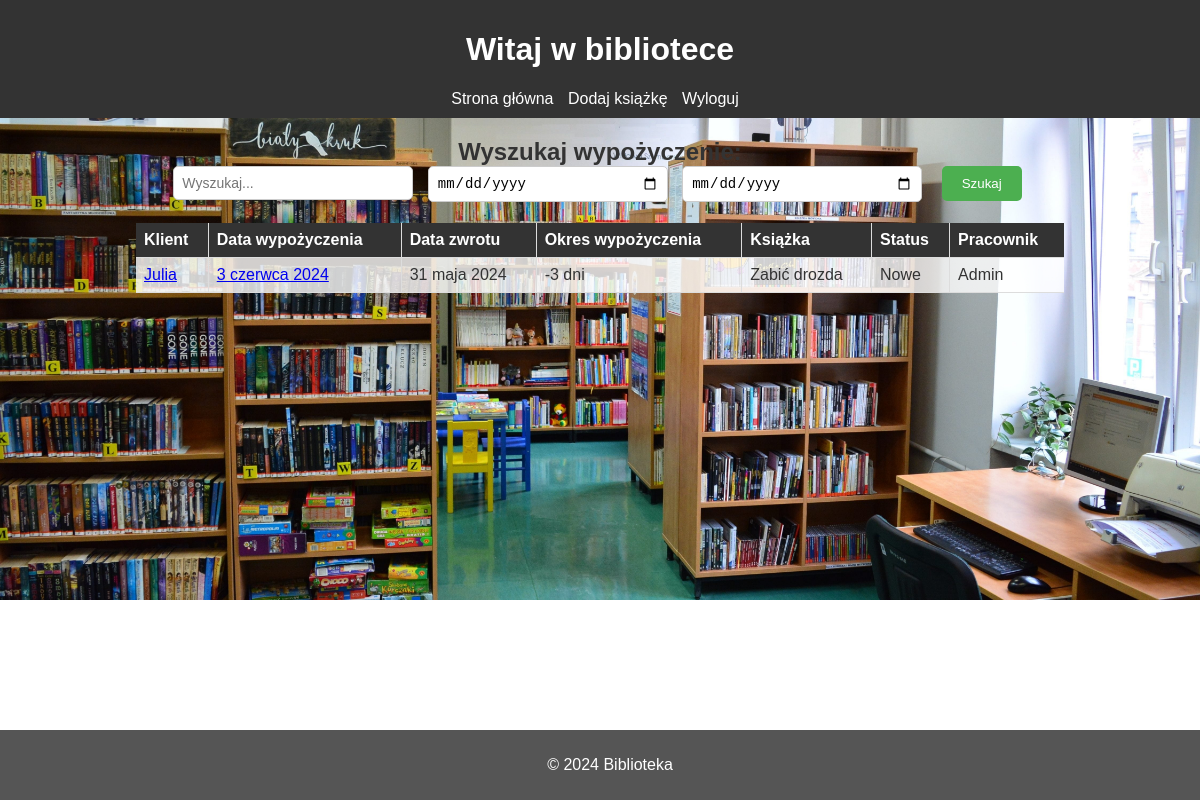
The page /rents (signed in) on the database its author committed.
### bibliotekarz/models.py (models this page shows, shortened)
class Wypozyczenia(models.Model):
    Stany =[
        ('Nowe','Nowe'),
        ('Przedłużone','Przedłużone'),
        ('Po terminie','Po terminie'),
        ('Zakończone','Zakończone')
    ]
    Data = models.DateField(null=False)
    Data_zwrotu = models.DateField(null=True, blank=True)
    Stan = models.CharField(choices=Stany, max_length=100)
    KsiazkaID = models.ForeignKey(Ksiazki, on_delete=models.CASCADE)
    PracownikID = models.ForeignKey(User, on_delete=models.CASCADE, related_name='pracownik')
    KlientID = models.ForeignKey(User, on_delete=models.CASCADE, related_name='klient')
    def get_rent_period(self):
        return self.Data_zwrotu - self.Data

class Ksiazki(models.Model):
    Stany = [
        ('Dostępna','Dostępna'),
        ('Wypożyczona','Wypozyczona')
    ]
    Tytul = models.CharField(max_length=100, null=False, unique=True)
    Autor = models.CharField(max_length=50, null=False)
    Gatunek = models.ForeignKey(Gatunki, on_delete=models.CASCADE)
    Liczba_stron = models.PositiveIntegerField()
    Wydawnictwo = models.CharField(max_length=50)
    Rok_wydania = models.PositiveIntegerField()
    Cena = models.DecimalField(decimal_places=2, null=False, validators=[positive_decimal], max_digits=5)
    Liczba_egzamplarzy = models.PositiveIntegerField()
    Liczba_dostepnych_egzemplarzy = models.PositiveIntegerField()
    Opis = models.CharField(max_length=1000)
    Stan = models.CharField(choices=Stany, max_length=20)
    Utworzone_przez = models.ForeignKey(User, on_delete=models.CASCADE)
    def __str__(self) -> str:
        return self.Tytul

### uzytkownicy/models.py (models this page shows, shortened)
class User(AbstractUser):
    choices = [(0, 'Męźczyzna'),
               (1, 'Kobieta')]
    Telefon = models.CharField(max_length=9,null=False, validators=[regex_telefon])
    Pesel = models.CharField(max_length=11, unique=True, null=False, validators=[regex_pesel, validate_pesel])
    Data_urodzenia = models.DateField(null = False)
    current_password = models.CharField(max_length=15, null=False, blank=False, validators=[password_validator])
    password_1 = models.CharField(max_length=15, null=False, blank=False, validators=[password_validator])
    password_2 = models.CharField(max_length=15, null=False, blank=False, validators=[password_validator])
    password_3 = models.CharField(max_length=15, null=False, blank=False, validators=[password_validator])
    passwords_attempts = models.IntegerField(default=0)
    Plec = models.IntegerField(choices=choices, null=False)
    Bibliotekarz = models.BooleanField(default = False)
    ManagerBiblioteki = models.BooleanField(default = False)
    utworzony = models.DateTimeField(auto_now_add=True)
    edytowany = models.DateTimeField(auto_now=True)
    is_deleted = models.BooleanField(default=False)
    is_password_changed = models.BooleanField(default=False)
    REQUIRED_FIELDS = ['Telefon', 'Pesel', 'Data_urodzenia', 'Plec']

### bibliotekarz/views.py (the view)
# urls.py: path('rents', viewsb.ListRentsView.as_view(), name='rents'),
class ListRentsView(HandleNoPermission, ListView):
    model = Wypozyczenia
    template_name = 'rents.html'
    context_object_name = 'rents'
    def test_func(self) -> bool | None:
        user = User.objects.get(id=self.request.user.id)
        if user.Bibliotekarz == True:
            return True
        elif user.ManagerBiblioteki == True:
            return True
        else:
            return False
    def get_queryset(self):
        query = self.request.GET.get('q')
        start = self.request.GET.get('start-date')
        end = self.request.GET.get('end-date')
        if query:
            rents = Wypozyczenia.objects.filter(Q(KlientID__username__icontains=query) |
                                            Q(PracownikID__username__icontains=query) |
                                            Q(Stan__icontains=query))
            return rents
        elif start and end:
            rents = Wypozyczenia.objects.filter(Data_zwrotu__gte=start, Data_zwrotu__lte=end)
            return rents
        else:
            rents = Wypozyczenia.objects.all()
            return rents

### bibliotekarz/templates/rents.html (shortened to what this page needs)
<!DOCTYPE html>
{% load static %}
<html lang="en">
<head>
</head>
<body>
    <header>
        <h1>Witaj w bibliotece</h1>
        <nav>
            <ul>
                <li><a href="{% url 'home' %}">Strona główna</a></li>
                <li><a href="{% url 'register-book' %}">Dodaj książkę</a></li>
                {% if user.is_authenticated %}
                <li><a href="{% url 'logout' %}">Wyloguj</a></li>
            {% else %}
                <li><a href="{% url 'login' %}">Zaloguj</a></li>
            {% endif %}
            </ul>
        </nav>
    </header>
    <main>
        <form action="" method="get">
            <label for="search">Wyszukaj wypożyczenie:</label><br>
            <input id="search" name="q" type="text" placeholder="Wyszukaj...">
            <input type="date" id="start" name="start-date">
            <input type="date" id="end" name="end-date">
            <button type="submit">Szukaj</button>
        </form>
        <table>
            <tr>
                <th>Klient</th>
                <th>Data wypożyczenia</th>
                <th>Data zwrotu</th>
                <th>Okres wypożyczenia</th>
                <th>Książka</th>
                <th>Status</th>
                <th>Pracownik</th>
            </tr>
            {% for rent in rents %}
            <tr>
                <td><a href="{% url 'user' rent.KlientID.id %}">{{ rent.KlientID.first_name }}</a></td>
                <td><a href="{% url 'rent' rent.id %}">{{ rent.Data }}</a></td>
                <td>{{ rent.Data_zwrotu }}</td>
                <td>{{ rent.get_rent_period.days }} dni</td>
                <td>{{ rent.KsiazkaID }}</td>
                <td>{{ rent.Stan }}</td>
                <td>{{ rent.PracownikID }}</td>
            </tr>
            {% endfor %}
        </table>
    </main>
    <footer>
        <p>&copy; 2024 Biblioteka</p>
    </footer>
</body>
</html>

### bibliotekarz/templates/rents.html (style rules this page uses)
body { background-image: url('/static/img/6b695030-7469-4415-945d-a0fe872c6665.jpeg'); background-size: cover; background-repeat: no-repeat; font-family: Arial, sans-serif; margin: 0; padding: 0; color: #333; }
header { background-color: #333; color: white; padding: 10px; text-align: center; }
nav ul { list-style-type: none; margin: 0; padding: 0; }
nav ul li { display: inline; margin-right: 10px; }
nav ul li a { color: white; text-decoration: none; }
main { padding: 20px; text-align: center; }
footer { background-color: #555; color: white; padding: 10px; text-align: center; position: fixed; bottom: 0; width: 100%; }
button { padding: 10px 20px; border: none; background-color: #4caf50; color: white; border-radius: 5px; cursor: pointer; margin: 0 5px; }
table { margin: 20px auto; border-collapse: collapse; width: 80%; background-color: rgba(255, 255, 255, 0.8); }
th, td { padding: 8px; border-bottom: 1px solid #ddd; text-align: left; }
th { background-color: #333; color: white; }
th:not(:first-child), td:not(:first-child) { border-left: 1px solid #ddd; }
form { margin-bottom: 20px; text-align: center; }
input[type="text"] { padding: 10px; font-size: 16px; width: 60%; }
label { font-size: 24px; font-weight: bold; }
input[type="text"], input[type="date"] { padding: 8px; font-size: 14px; width: calc(20% - 10px); border-radius: 5px; border: 1px solid #ccc; margin-right: 10px; }

### rows shown on the page
Wypozyczenia: KlientID.first_name "Julia", Data "3 czerwca 2024", Data_zwrotu "31 maja 2024", get_rent_period.days "-3", KsiazkaID "Zabić drozda", Stan "Nowe", PracownikID "Admin"
